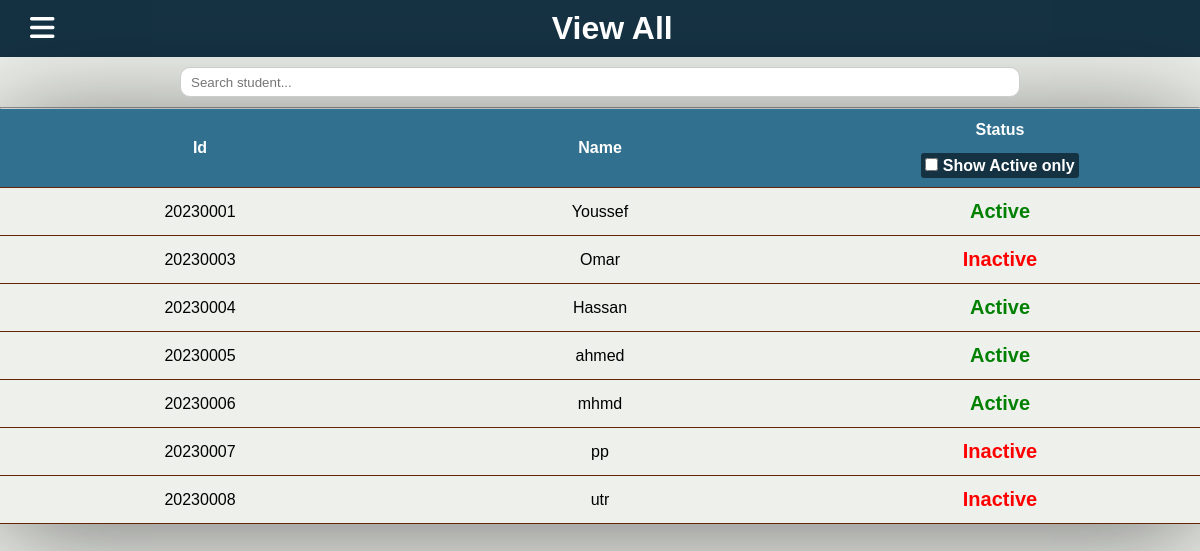
The app's page /app/all_students/, older data.
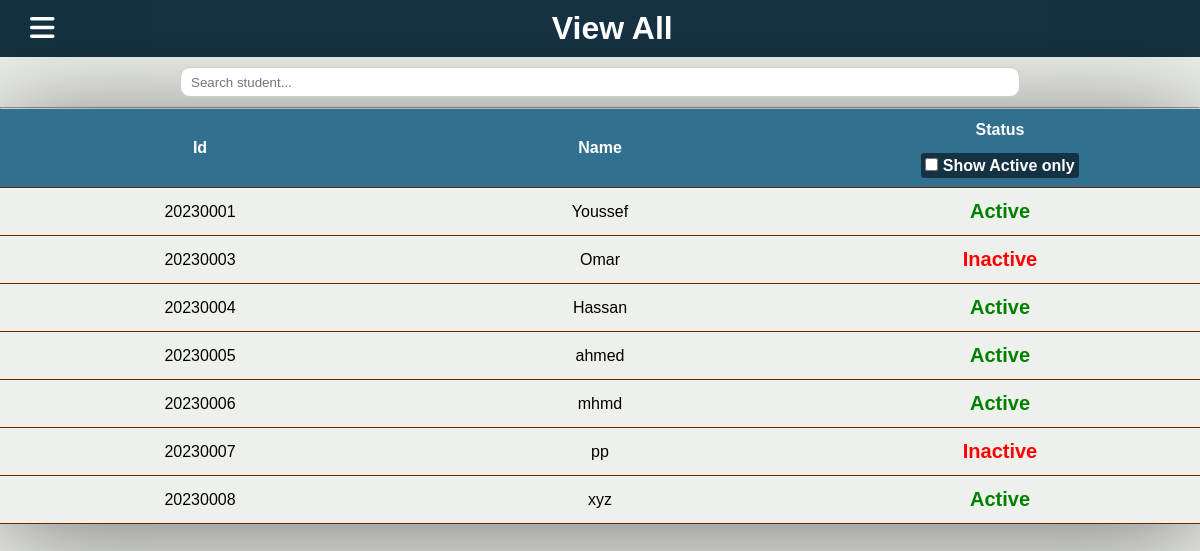
The same page, newer data.
### StudentAffairs/models.py (models this page shows, shortened)
class Student(models.Model):
    id = models.IntegerField(primary_key=True)
    sid = models.CharField(name="studentID", max_length=8)
    name = models.CharField(name="studentName", max_length=100)
    dateOfBirth = models.CharField(name="studentBirthDate", max_length=50)
    gpa = models.CharField(name="studentGPA", max_length=5)
    level = models.CharField(name="studentLevel", max_length=1)
    department = models.CharField(name="studentDepartment", max_length=50, blank=True)
    email = models.CharField(name="studentEmail", max_length=100)
    phone = models.CharField(name="studentPhone", max_length=13)
    gender = models.CharField(name="studentGender", max_length=1)
    status = models.CharField(name="studentStatus", max_length=1, blank=True, default="0")

### StudentAffairs/views.py (the view)
# urls.py: path("app/all_students/", views.all_students , name="AllStudents"),
def all_students(request):
    students = Student.objects.all()
    return render(request,'app/all_students.html',{"students":students})

### StudentAffairs/templates/app/all_students.html (shortened to what this page needs)
{% load static %}
<!DOCTYPE html>
<html>
    <head>
        <link rel="stylesheet" href="{% static 'styles/style.css' %}">
        <link rel="stylesheet" type="text/css" href="{% static 'styles/viewAll.css' %}">
    </head>
    <body>
        {% include "header.html" %}
        <div class="head">
            <form id="form" >
                <input type="search" id="searchInput" name="q" placeholder="Search student...">
              </form>
            </div>
        <hr>
        <div class ="table-box">
        <table id="searchInput">
            <thead >
                <th>Id</th>
                <th >Name</th>
                <th>Status<br><br>
                    <label>
                    <input type="checkbox" id="active">
                        Show Active only
                    </label>
                </th>
            </thead>
            <div class ="table-content">
            <tbody id="tableBody">
                {% for student in students %}
                    {% if student.studentStatus == "0" %}
                        <tr class="inactive" id="{{student.studentID}}">
                            <td>{{student.studentID}}</td>
                            <td>{{student.studentName}}</td>
                            <td><P style="color:red;">Inactive</p></td>
                        </tr>
                    {% else %}
                        <tr class="Active" id="{{student.studentID}}">
                            <td>{{student.studentID}}</td>
                            <td>{{student.studentName}}</td>
                            <td><P style="color:green;">Active</p></td>
                        </tr>
                    {% endif %}
                {% endfor %}
            </tbody>
            </div>
            </table>
    </body>
</html>

Row changes from the older to the newer data that the page shows:
changed Student: studentName "utr" → "xyz"; studentStatus "Inactive" → "Active"
